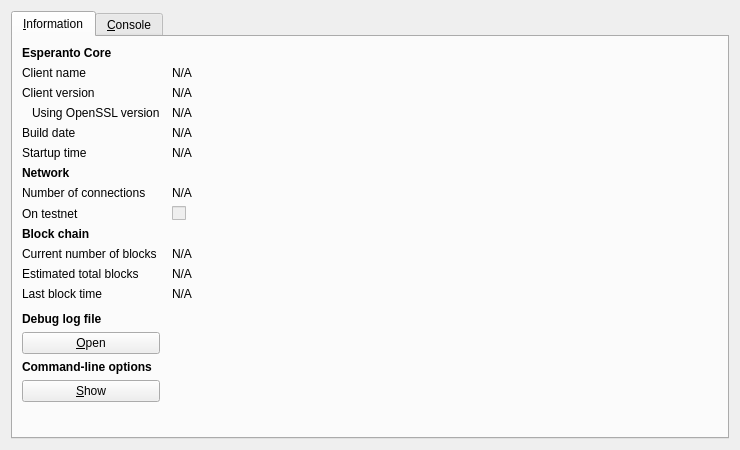
<?xml version="1.0" encoding="UTF-8"?>
<ui version="4.0">
 <class>RPCConsole</class>
 <widget class="QDialog" name="RPCConsole">
  <property name="geometry">
   <rect>
    <x>0</x>
    <y>0</y>
    <width>740</width>
    <height>450</height>
   </rect>
  </property>
  <property name="windowTitle">
   <string>Esperanto - Debug window</string>
  </property>
  <layout class="QVBoxLayout" name="verticalLayout_2">
   <item>
    <widget class="QTabWidget" name="tabWidget">
     <property name="currentIndex">
      <number>0</number>
     </property>
     <widget class="QWidget" name="tab_info">
      <attribute name="title">
       <string>&amp;Information</string>
      </attribute>
      <layout class="QGridLayout" name="gridLayout" columnstretch="0,1">
       <property name="horizontalSpacing">
        <number>12</number>
       </property>
       <item row="0" column="0">
        <widget class="QLabel" name="label_9">
         <property name="font">
          <font>
           <weight>75</weight>
           <bold>true</bold>
          </font>
         </property>
         <property name="text">
          <string>Esperanto Core</string>
         </property>
        </widget>
       </item>
       <item row="1" column="0">
        <widget class="QLabel" name="label_5">
         <property name="text">
          <string>Client name</string>
         </property>
        </widget>
       </item>
       <item row="1" column="1">
        <widget class="QLabel" name="clientName">
         <property name="cursor">
          <cursorShape>IBeamCursor</cursorShape>
         </property>
         <property name="text">
          <string>N/A</string>
         </property>
         <property name="textFormat">
          <enum>Qt::PlainText</enum>
         </property>
         <property name="textInteractionFlags">
          <set>Qt::LinksAccessibleByMouse|Qt::TextSelectableByKeyboard|Qt::TextSelectableByMouse</set>
         </property>
        </widget>
       </item>
       <item row="2" column="0">
        <widget class="QLabel" name="label_6">
         <property name="text">
          <string>Client version</string>
         </property>
        </widget>
       </item>
       <item row="2" column="1">
        <widget class="QLabel" name="clientVersion">
         <property name="cursor">
          <cursorShape>IBeamCursor</cursorShape>
         </property>
         <property name="text">
          <string>N/A</string>
         </property>
         <property name="textFormat">
          <enum>Qt::PlainText</enum>
         </property>
         <property name="textInteractionFlags">
          <set>Qt::LinksAccessibleByMouse|Qt::TextSelectableByKeyboard|Qt::TextSelectableByMouse</set>
         </property>
        </widget>
       </item>
       <item row="3" column="0">
        <widget class="QLabel" name="label_14">
         <property name="text">
          <string>Using OpenSSL version</string>
         </property>
         <property name="indent">
          <number>10</number>
         </property>
        </widget>
       </item>
       <item row="3" column="1">
        <widget class="QLabel" name="openSSLVersion">
         <property name="cursor">
          <cursorShape>IBeamCursor</cursorShape>
         </property>
         <property name="text">
          <string>N/A</string>
         </property>
         <property name="textFormat">
          <enum>Qt::PlainText</enum>
         </property>
         <property name="textInteractionFlags">
          <set>Qt::LinksAccessibleByMouse|Qt::TextSelectableByKeyboard|Qt::TextSelectableByMouse</set>
         </property>
        </widget>
       </item>
       <item row="4" column="0">
        <widget class="QLabel" name="label_12">
         <property name="text">
          <string>Build date</string>
         </property>
        </widget>
       </item>
       <item row="4" column="1">
        <widget class="QLabel" name="buildDate">
         <property name="cursor">
          <cursorShape>IBeamCursor</cursorShape>
         </property>
         <property name="text">
          <string>N/A</string>
         </property>
         <property name="textFormat">
          <enum>Qt::PlainText</enum>
         </property>
         <property name="textInteractionFlags">
          <set>Qt::LinksAccessibleByMouse|Qt::TextSelectableByKeyboard|Qt::TextSelectableByMouse</set>
         </property>
        </widget>
       </item>
       <item row="5" column="0">
        <widget class="QLabel" name="label_13">
         <property name="text">
          <string>Startup time</string>
         </property>
        </widget>
       </item>
       <item row="5" column="1">
        <widget class="QLabel" name="startupTime">
         <property name="cursor">
          <cursorShape>IBeamCursor</cursorShape>
         </property>
         <property name="text">
          <string>N/A</string>
         </property>
         <property name="textFormat">
          <enum>Qt::PlainText</enum>
         </property>
         <property name="textInteractionFlags">
          <set>Qt::LinksAccessibleByMouse|Qt::TextSelectableByKeyboard|Qt::TextSelectableByMouse</set>
         </property>
        </widget>
       </item>
       <item row="6" column="0">
        <widget class="QLabel" name="label_11">
         <property name="font">
          <font>
           <weight>75</weight>
           <bold>true</bold>
          </font>
         </property>
         <property name="text">
          <string>Network</string>
         </property>
        </widget>
       </item>
       <item row="7" column="0">
        <widget class="QLabel" name="label_7">
         <property name="text">
          <string>Number of connections</string>
         </property>
        </widget>
       </item>
       <item row="7" column="1">
        <widget class="QLabel" name="numberOfConnections">
         <property name="cursor">
          <cursorShape>IBeamCursor</cursorShape>
         </property>
         <property name="text">
          <string>N/A</string>
         </property>
         <property name="textFormat">
          <enum>Qt::PlainText</enum>
         </property>
         <property name="textInteractionFlags">
          <set>Qt::LinksAccessibleByMouse|Qt::TextSelectableByKeyboard|Qt::TextSelectableByMouse</set>
         </property>
        </widget>
       </item>
       <item row="8" column="0">
        <widget class="QLabel" name="label_8">
         <property name="text">
          <string>On testnet</string>
         </property>
        </widget>
       </item>
       <item row="8" column="1">
        <widget class="QCheckBox" name="isTestNet">
         <property name="enabled">
          <bool>false</bool>
         </property>
         <property name="text">
          <string/>
         </property>
        </widget>
       </item>
       <item row="9" column="0">
        <widget class="QLabel" name="label_10">
         <property name="font">
          <font>
           <weight>75</weight>
           <bold>true</bold>
          </font>
         </property>
         <property name="text">
          <string>Block chain</string>
         </property>
        </widget>
       </item>
       <item row="10" column="0">
        <widget class="QLabel" name="label_3">
         <property name="text">
          <string>Current number of blocks</string>
         </property>
        </widget>
       </item>
       <item row="10" column="1">
        <widget class="QLabel" name="numberOfBlocks">
         <property name="cursor">
          <cursorShape>IBeamCursor</cursorShape>
         </property>
         <property name="text">
          <string>N/A</string>
         </property>
         <property name="textFormat">
          <enum>Qt::PlainText</enum>
         </property>
         <property name="textInteractionFlags">
          <set>Qt::LinksAccessibleByMouse|Qt::TextSelectableByKeyboard|Qt::TextSelectableByMouse</set>
         </property>
        </widget>
       </item>
       <item row="11" column="0">
        <widget class="QLabel" name="label_4">
         <property name="text">
          <string>Estimated total blocks</string>
         </property>
        </widget>
       </item>
       <item row="11" column="1">
        <widget class="QLabel" name="totalBlocks">
         <property name="cursor">
          <cursorShape>IBeamCursor</cursorShape>
         </property>
         <property name="text">
          <string>N/A</string>
         </property>
         <property name="textFormat">
          <enum>Qt::PlainText</enum>
         </property>
         <property name="textInteractionFlags">
          <set>Qt::LinksAccessibleByMouse|Qt::TextSelectableByKeyboard|Qt::TextSelectableByMouse</set>
         </property>
        </widget>
       </item>
       <item row="12" column="0">
        <widget class="QLabel" name="label_2">
         <property name="text">
          <string>Last block time</string>
         </property>
        </widget>
       </item>
       <item row="12" column="1">
        <widget class="QLabel" name="lastBlockTime">
         <property name="cursor">
          <cursorShape>IBeamCursor</cursorShape>
         </property>
         <property name="text">
          <string>N/A</string>
         </property>
         <property name="textFormat">
          <enum>Qt::PlainText</enum>
         </property>
         <property name="textInteractionFlags">
          <set>Qt::LinksAccessibleByMouse|Qt::TextSelectableByKeyboard|Qt::TextSelectableByMouse</set>
         </property>
        </widget>
       </item>
       <item row="13" column="0">
        <spacer name="verticalSpacer_2">
         <property name="orientation">
          <enum>Qt::Vertical</enum>
         </property>
         <property name="sizeHint" stdset="0">
          <size>
           <width>20</width>
           <height>20</height>
          </size>
         </property>
        </spacer>
       </item>
       <item row="14" column="0">
        <widget class="QLabel" name="labelDebugLogfile">
         <property name="font">
          <font>
           <weight>75</weight>
           <bold>true</bold>
          </font>
         </property>
         <property name="text">
          <string>Debug log file</string>
         </property>
        </widget>
       </item>
       <item row="15" column="0">
        <widget class="QPushButton" name="openDebugLogfileButton">
         <property name="toolTip">
          <string>Open the Esperanto debug log file from the current data directory. This can take a few seconds for large log files.</string>
         </property>
         <property name="text">
          <string>&amp;Open</string>
         </property>
         <property name="autoDefault">
          <bool>false</bool>
         </property>
        </widget>
       </item>
       <item row="16" column="0">
        <widget class="QLabel" name="labelCLOptions">
         <property name="font">
          <font>
           <weight>75</weight>
           <bold>true</bold>
          </font>
         </property>
         <property name="text">
          <string>Command-line options</string>
         </property>
        </widget>
       </item>
       <item row="17" column="0">
        <widget class="QPushButton" name="showCLOptionsButton">
         <property name="toolTip">
          <string>Show the Esperanto-Qt help message to get a list with possible Esperanto command-line options.</string>
         </property>
         <property name="text">
          <string>&amp;Show</string>
         </property>
         <property name="autoDefault">
          <bool>false</bool>
         </property>
        </widget>
       </item>
       <item row="18" column="0">
        <spacer name="verticalSpacer">
         <property name="orientation">
          <enum>Qt::Vertical</enum>
         </property>
         <property name="sizeHint" stdset="0">
          <size>
           <width>20</width>
           <height>40</height>
          </size>
         </property>
        </spacer>
       </item>
      </layout>
     </widget>
     <widget class="QWidget" name="tab_console">
      <attribute name="title">
       <string>&amp;Console</string>
      </attribute>
      <layout class="QVBoxLayout" name="verticalLayout_3">
       <property name="spacing">
        <number>3</number>
       </property>
       <item>
        <widget class="QTextEdit" name="messagesWidget">
         <property name="minimumSize">
          <size>
           <width>0</width>
           <height>100</height>
          </size>
         </property>
         <property name="readOnly">
          <bool>true</bool>
         </property>
         <property name="tabKeyNavigation" stdset="0">
          <bool>false</bool>
         </property>
         <property name="columnCount" stdset="0">
          <number>2</number>
         </property>
        </widget>
       </item>
       <item>
        <layout class="QHBoxLayout" name="horizontalLayout">
         <property name="spacing">
          <number>3</number>
         </property>
         <item>
          <widget class="QLabel" name="label">
           <property name="text">
            <string notr="true">&gt;</string>
           </property>
          </widget>
         </item>
         <item>
          <widget class="QLineEdit" name="lineEdit"/>
         </item>
         <item>
          <widget class="QPushButton" name="clearButton">
           <property name="maximumSize">
            <size>
             <width>24</width>
             <height>24</height>
            </size>
           </property>
           <property name="toolTip">
            <string>Clear console</string>
           </property>
           <property name="text">
            <string/>
           </property>
           <property name="icon">
            <iconset resource="../bitcoin.qrc">
             <normaloff>:/icons/remove</normaloff>:/icons/remove</iconset>
           </property>
           <property name="shortcut">
            <string notr="true">Ctrl+L</string>
           </property>
           <property name="autoDefault">
            <bool>false</bool>
           </property>
          </widget>
         </item>
        </layout>
       </item>
      </layout>
     </widget>
    </widget>
   </item>
  </layout>
 </widget>
 <resources>
  <include location="../bitcoin.qrc"/>
 </resources>
 <connections/>
</ui>
